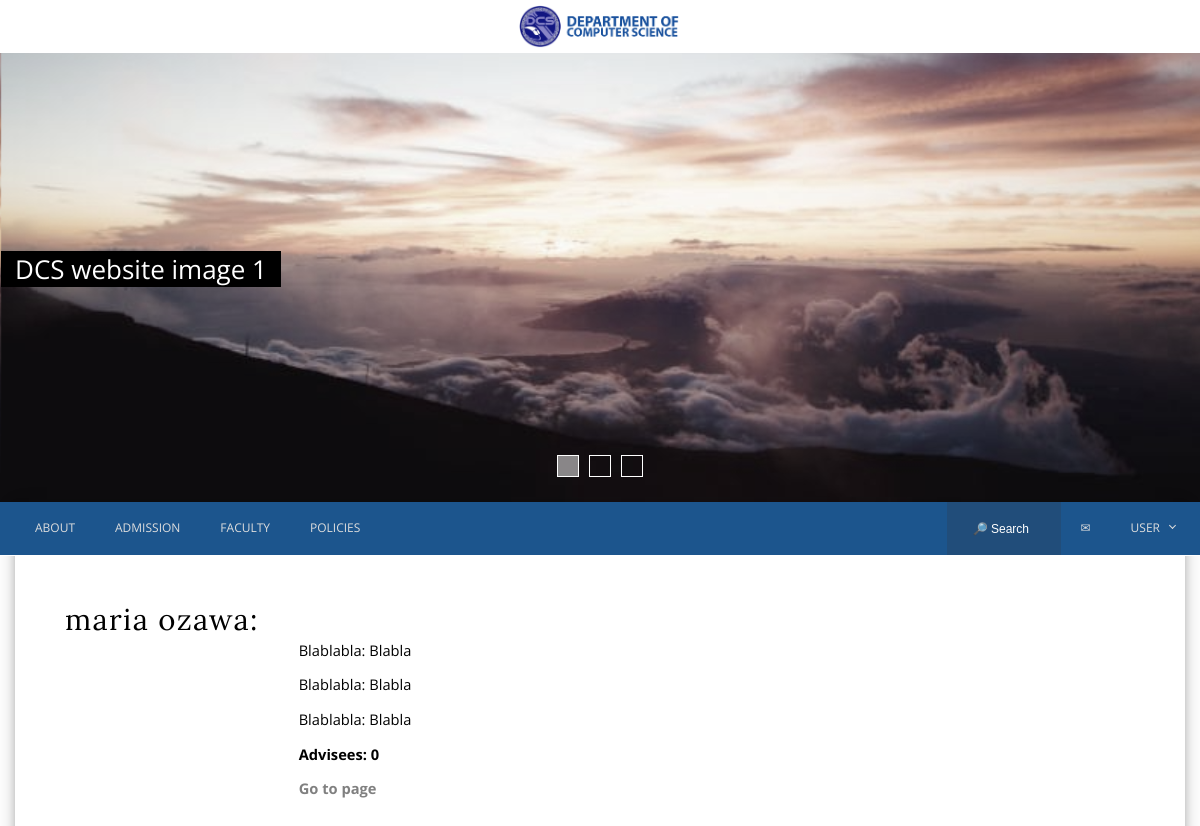
Before: /facultyprofile.php (signed in) with the older database file.
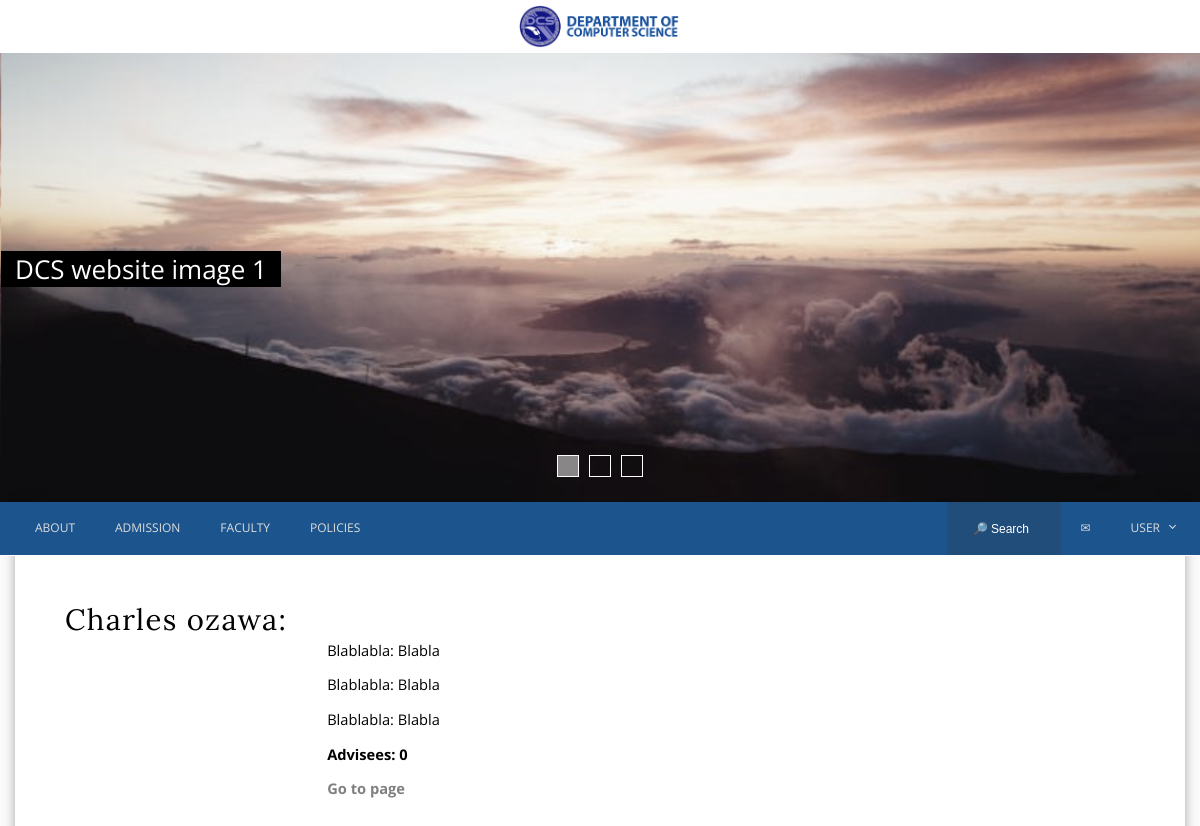
After: the same page with the newer database file.
### tables this page shows
CREATE TABLE IF NOT EXISTS `users` (
  `user_id` int(6) NOT NULL,
  `user_type` tinyint(1) NOT NULL,
  `username` varchar(10) NOT NULL,
  `password` varchar(32) NOT NULL,
  `first_name` varchar(25) NOT NULL,
  `middle_name` varchar(25) NOT NULL,
  `last_name` varchar(25) NOT NULL,
  `gender` char(1) NOT NULL,
  `birth_date` date NOT NULL,
  `address` text NOT NULL,
  `major` enum('IS','IT','CS','') NOT NULL,
  `gbox_acct` varchar(48) NOT NULL
);

### facultyprofile.php (the view, shortened to what this page needs)
<?php
    include("link.php");
    if(!$_SESSION['user_id']) {
		header("Location: index.php");
		exit;
	} else {
		$fid = $_SESSION['user_id'];
		$info = mysqli_fetch_assoc(mysqli_query($connect, "SELECT * FROM users WHERE user_id=$fid"));
	}
?>
<html>
	<head>
		<link rel="stylesheet" href="css/home.css">
		<link rel="	stylesheet" href="functionalities/css/contactus.css">
		<link rel="stylesheet" href="css/styles.css">
		<link rel="stylesheet" href="css/navbar-footer.css">
		<link rel="stylesheet" href="css/carousel.css">
	</head>
<body>
<div class="toplogo">
	<a href='#'><img src="css/temp/dcs-sign.png" /></a>
</div>
	<section class="carousel">
		<ul>
			<li>
				<label for="img1">
				</label>
				<figure>
					<figcaption>
						DCS website image 1
					</figcaption>
				</figure>
			</li>
			<li>
				<label for="img2">
				</label>
			</li>
			<li>
				<label for="img3">
				</label>
			</li>
		</ul>
	</section>
<div class="nav">
	<div class="container">
		<div id='cssmenu'>
			<ul>
				<li><a href='#'>About</a></li>
				<li><a href='#'>Admission</a></li>
				<li><a href='#'>Faculty</a></li>
				<li><a href='#'>Policies</a></li>
				<li class='has-sub'><a href='#'>User</a>
				</li>
				<li class="msg"><a data-toggle="open-modal" data-target="#contact">&#9993;</a></li>
				<li class="msg">
					<input type="search" placeholder="&#x1f50e; Search" /></li>
			</ul>
		</div>
	</div>
</div>
	<div class="container">
		<div class="content-wrapper">
			<div class="content">
			    <?php
                    $query = mysqli_query($connect, "SELECT COUNT(adviser_id) AS advisees FROM students WHERE adviser_id='".$info['username']."'");
                    $fetch = mysqli_fetch_assoc($query);
                ?>
				<h1 style="padding-left:50px; padding-top:20px"><?php echo $info['first_name'] . " " . $info['last_name'] ?>: </h1>
				<br/>
				<ul style="padding-top:50px">
					<p>Blablabla: Blabla</p>
					<p>Blablabla: Blabla</p>
					<p>Blablabla: Blabla</p>
                    <p><b>Advisees: <?php echo $fetch['advisees']; ?> </b></p>
                    <?php
                    if($fetch['advisees'] == 0){
                        echo "<p><b><a style='color:gray;cursor:default'>Go to page</a></b></p>";
                    } else {
                        echo "<p><b><a href='facultypage.php' style='color:black'>Go to page</a></b></p>";
                    }
					?>
				</ul>
			</div>
		</div>
	</div>
</body>
<html>

Changed rows visible on the page:
changed users "ozawa": first_name "maria" → "Charles"
